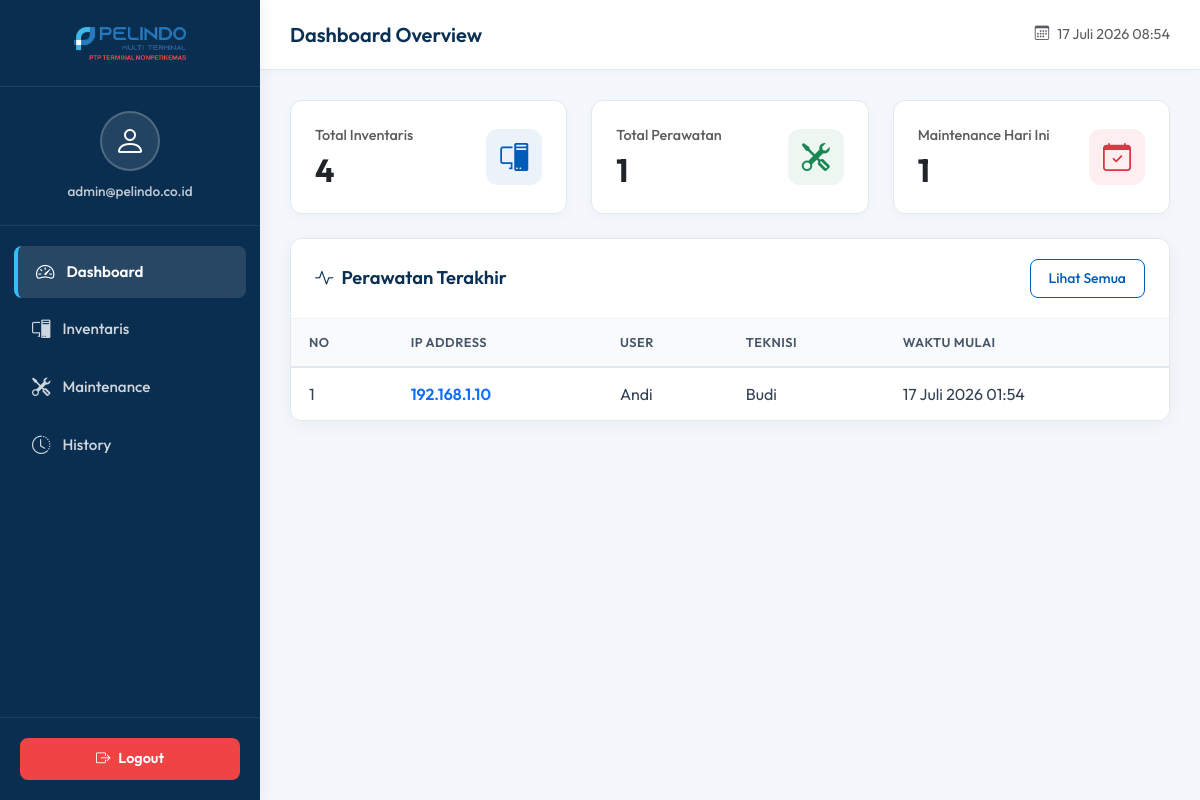
Page /assets/dashboard.php (signed in) on the committed database.
### tables this page shows
CREATE TABLE maintenance (

    id_maintenance      INT AUTO_INCREMENT PRIMARY KEY,

    ip_address          VARCHAR(20) NOT NULL,

    pelaksana_perawatan VARCHAR(100) NOT NULL,

    teknisi             VARCHAR(100) NOT NULL,

    tipe_perawatan      VARCHAR(100) NOT NULL,

    periode_perawatan   VARCHAR(100) NOT NULL,

    permasalahan        TEXT,

    aksi                TEXT,

    keterangan          TEXT,

    start_time          DATETIME NOT NULL,

    finish_time         DATETIME NULL DEFAULT NULL,

    status_maintenance  ENUM('Berlangsung','Selesai') NOT NULL DEFAULT 'Berlangsung',

    FOREIGN KEY(ip_address)
    REFERENCES inventaris(ip_address)
    ON UPDATE CASCADE
    ON DELETE RESTRICT

);

CREATE TABLE inventaris (
    ip_address VARCHAR(20) NOT NULL PRIMARY KEY,
    user VARCHAR(100) NOT NULL,
    jenis_barang VARCHAR(50) NOT NULL,
    sub_jenis_barang VARCHAR(50) NOT NULL,
    harga_per_unit BIGINT NOT NULL,
    serial_number VARCHAR(100) NOT NULL
);

### config/helper.php (called while the page is built, shortened)
<?php
function formatWaktuIndo(?string $datetime): string
{
    $bulan = [
        1  => 'Januari',  2  => 'Februari', 3  => 'Maret',
        4  => 'April',    5  => 'Mei',       6  => 'Juni',
        7  => 'Juli',     8  => 'Agustus',   9  => 'September',
        10 => 'Oktober',  11 => 'November',  12 => 'Desember',
    ];
    $ts  = strtotime($datetime);
    $tgl = (int) date('j',  $ts);
    $bln = (int) date('n',  $ts);
    $thn =       date('Y',  $ts);
    $jam =       date('H:i', $ts);
    return "$tgl {$bulan[$bln]} $thn $jam";
}

### assets/dashboard.php (the view, shortened to what this page needs)
<?php
include "../config/koneksi.php";
include "../config/helper.php";
$total_barang = mysqli_num_rows(mysqli_query($conn, "SELECT * FROM inventaris"));
$total_maintenance = mysqli_num_rows(mysqli_query($conn, "SELECT * FROM maintenance"));
$maintenance_hari_ini = mysqli_num_rows(mysqli_query($conn, "SELECT * FROM maintenance WHERE DATE(start_time) = CURDATE()"));
?>
<!DOCTYPE html>
<html lang="id">
<head>
    <link href="https://cdn.jsdelivr.net/npm/bootstrap@5.3.3/dist/css/bootstrap.min.css" rel="stylesheet">
    <link href="https://cdn.jsdelivr.net/npm/bootstrap-icons@1.11.3/font/bootstrap-icons.css" rel="stylesheet">
    <link rel="stylesheet" href="css/style.css">
</head>
<body>
<div class="sidebar-layout">
    <div class="sidebar">
        <div class="sidebar-logo">
            <div class="logo-wrapper">
                <img src="logo-pelindo.png" alt="Logo Pelindo">
            </div>
        </div>
        <div class="sidebar-user">
            <div class="sidebar-user-avatar">
                <i class="bi bi-person"></i>
            </div>
            <div class="sidebar-user-email">admin@pelindo.co.id</div>
        </div>
        <div class="sidebar-nav">
            <a href="dashboard.php" class="active"><i class="bi bi-speedometer2"></i> Dashboard</a>
            <a href="../inventaris/index.php"><i class="bi bi-pc-display"></i> Inventaris</a>
            <a href="../maintenance/index.php"><i class="bi bi-tools"></i> Maintenance</a>
            <a href="../history/index.php"><i class="bi bi-clock-history"></i> History</a>
        </div>
        <div class="sidebar-footer">
            <a href="logout.php" class="btn-logout"><i class="bi bi-box-arrow-right"></i> Logout</a>
        </div>
    </div>
    <div class="main-content">
        <div class="top-navbar">
            <h5 class="top-navbar-title">Dashboard Overview</h5>
            <div class="text-muted d-flex align-items-center gap-2" style="font-size: 0.9rem;">
                <i class="bi bi-calendar3"></i> <?= formatWaktuIndo(date('Y-m-d H:i:s')) ?>
            </div>
        </div>
        <div class="content-body">
            <div class="row g-4 mb-4">
                <div class="col-md-4">
                    <div class="stat-card">
                        <div>
                            <span class="text-muted fw-medium d-block mb-1" style="font-size: 0.9rem;">Total Inventaris</span>
                            <h2 class="fw-bold mb-0 text-dark"><?= $total_barang ?></h2>
                        </div>
                        <div class="stat-icon stat-primary">
                            <i class="bi bi-pc-display"></i>
                        </div>
                    </div>
                </div>
                <div class="col-md-4">
                    <div class="stat-card">
                        <div>
                            <span class="text-muted fw-medium d-block mb-1" style="font-size: 0.9rem;">Total Perawatan</span>
                            <h2 class="fw-bold mb-0 text-dark"><?= $total_maintenance ?></h2>
                        </div>
                        <div class="stat-icon stat-success">
                            <i class="bi bi-tools"></i>
                        </div>
                    </div>
                </div>
                <div class="col-md-4">
                    <div class="stat-card">
                        <div>
                            <span class="text-muted fw-medium d-block mb-1" style="font-size: 0.9rem;">Maintenance Hari Ini</span>
                            <h2 class="fw-bold mb-0 text-dark"><?= $maintenance_hari_ini ?></h2>
                        </div>
                        <div class="stat-icon stat-danger">
                            <i class="bi bi-calendar-check"></i>
                        </div>
                    </div>
                </div>
            </div>
            <div class="modern-card">
                <div class="modern-card-header">
                    <h5 class="modern-card-title"><i class="bi bi-activity me-2"></i>Perawatan Terakhir</h5>
                    <a href="../maintenance/index.php" class="btn btn-modern-light btn-sm">Lihat Semua</a>
                </div>
                <div class="modern-card-body p-0">
                    <div class="table-responsive">
                        <table class="table modern-table table-hover align-middle mb-0">
                            <thead>
                                <tr>
                                    <th>No</th>
                                    <th>IP Address</th>
                                    <th>User</th>
                                    <th>Teknisi</th>
                                    <th>Waktu Mulai</th>
                                </tr>
                            </thead>
                            <tbody>
                                <?php
                                $no = 1;
                                $query = mysqli_query($conn, "
                                    SELECT m.*, i.ip_address, i.user
                                    FROM maintenance m
                                    JOIN inventaris i ON m.ip_address = i.ip_address
                                    ORDER BY m.start_time DESC
                                    LIMIT 5
                                ");
                                if (mysqli_num_rows($query) == 0):
                                ?>
                                    <tr>
                                        <td colspan="5" class="text-center py-4 text-muted">Belum ada data maintenance.</td>
                                    </tr>
                                <?php
                                else:
                                    while ($data = mysqli_fetch_assoc($query)):
                                ?>
                                    <tr>
                                        <td><?= $no++ ?></td>
                                        <td class="fw-semibold text-primary"><?= htmlspecialchars($data['ip_address']) ?></td>
                                        <td><?= htmlspecialchars($data['user']) ?></td>
                                        <td><?= htmlspecialchars($data['teknisi']) ?></td>
                                        <td><?= formatWaktuIndo($data['start_time']) ?></td>
                                    </tr>
                                <?php
                                    endwhile;
                                endif;
                                ?>
                            </tbody>
                        </table>
                    </div>
                </div>
            </div>
        </div>
    </div>
</div>
</body>
</html>

### assets/css/style.css (style rules this page uses)
:root { --pelindo-primary: #005CB9; --pelindo-secondary: #0077B6; --pelindo-dark: #0A3054; --pelindo-light: #F4F7FC; --sidebar-bg: #0A2E50; --sidebar-active: rgba(255, 255, 255, 0.12); --sidebar-hover: rgba(255, 255, 255, 0.06); --card-shadow: 0 4px 20px rgba(0, 0, 0, 0.05); --border-radius: 12px; }
body { font-family: 'Outfit', sans-serif; background-color: var(--pelindo-light); color: #333333; overflow-x: hidden; }
.sidebar-layout { display: flex; min-height: 100vh; }
.sidebar { width: 260px; background-color: var(--sidebar-bg); color: white; position: fixed; height: 100vh; left: 0; top: 0; display: flex; flex-direction: column; z-index: 1000; transition: all 0.3s ease; box-shadow: 4px 0 15px rgba(0, 0, 0, 0.05); }
.sidebar-logo { padding: 16px 20px; background-color: transparent; display: flex; align-items: center; justify-content: center; border-bottom: 1px solid rgba(255, 255, 255, 0.1); }
.logo-wrapper { background-color: transparent; border-radius: 8px; padding: 8px 14px; display: flex; align-items: center; justify-content: center; width: 100%; }
.sidebar-logo img { max-height: 38px; max-width: 100%; object-fit: contain; }
.sidebar-user { padding: 24px; display: flex; flex-direction: column; align-items: center; border-bottom: 1px solid rgba(255, 255, 255, 0.08); }
.sidebar-user-avatar { width: 60px; height: 60px; border-radius: 50%; background-color: rgba(255, 255, 255, 0.1); display: flex; align-items: center; justify-content: center; font-size: 2rem; color: #ffffff; margin-bottom: 10px; border: 2px solid rgba(255, 255, 255, 0.2); }
.sidebar-user-email { font-size: 0.85rem; color: rgba(255, 255, 255, 0.75); font-weight: 500; word-break: break-all; text-align: center; }
.sidebar-nav { flex-grow: 1; padding: 20px 14px; }
.sidebar-nav a { display: flex; align-items: center; gap: 12px; color: rgba(255, 255, 255, 0.8); padding: 12px 18px; text-decoration: none; border-radius: 8px; font-weight: 500; font-size: 0.95rem; transition: all 0.2s ease; margin-bottom: 6px; }
.sidebar-nav a i { font-size: 1.15rem; }
.sidebar-nav a.active { background-color: var(--sidebar-active); color: #ffffff; font-weight: 600; border-left: 4px solid #38bdf8; }
.sidebar-footer { padding: 20px; border-top: 1px solid rgba(255, 255, 255, 0.08); }
.sidebar-footer .btn-logout { width: 100%; display: flex; align-items: center; justify-content: center; gap: 8px; background-color: #ef4444; color: white; border: none; padding: 10px; border-radius: 8px; font-weight: 600; font-size: 0.9rem; text-decoration: none; transition: background-color 0.2s ease; }
.main-content { margin-left: 260px; flex-grow: 1; min-height: 100vh; display: flex; flex-direction: column; }
.top-navbar { background-color: #ffffff; height: 70px; display: flex; align-items: center; justify-content: space-between; padding: 0 30px; box-shadow: 0 2px 10px rgba(0, 0, 0, 0.02); border-bottom: 1px solid #e2e8f0; }
.top-navbar-title { font-size: 1.25rem; font-weight: 600; color: var(--pelindo-dark); margin: 0; }
.content-body { padding: 30px; flex-grow: 1; }
.modern-card { background-color: #ffffff; border-radius: var(--border-radius); box-shadow: var(--card-shadow); border: 1px solid #e2e8f0; overflow: hidden; margin-bottom: 24px; }
.modern-card-header { background-color: #ffffff; border-bottom: 1px solid #edf2f7; padding: 20px 24px; display: flex; justify-content: space-between; align-items: center; }
.modern-card-title { font-size: 1.15rem; font-weight: 600; color: var(--pelindo-dark); margin: 0; }
.modern-card-body { padding: 24px; }
.modern-table { width: 100%; margin-bottom: 0; }
.modern-table th { background-color: #f8fafc !important; color: #475569 !important; font-weight: 600; text-transform: uppercase; font-size: 0.8rem; letter-spacing: 0.5px; padding: 14px 18px; border-bottom: 2px solid #e2e8f0; border-top: none; }
.modern-table td { padding: 14px 18px; vertical-align: middle; color: #334155; border-bottom: 1px solid #e2e8f0; }
.modern-table tr:last-child td { border-bottom: none; }
.btn-modern-light { background-color: #ffffff; color: var(--pelindo-primary); border: 1px solid var(--pelindo-primary); font-weight: 500; border-radius: 8px; padding: 8px 18px; transition: all 0.2s ease; }

### rows in the picture
maintenance: ip_address.ip_address "192.168.1.10", ip_address.user "Andi", teknisi "Budi", start_time "17 Juli 2026 01:54"

### other values in the picture
$total_barang "4"
$total_maintenance "1"
$maintenance_hari_ini "1"
